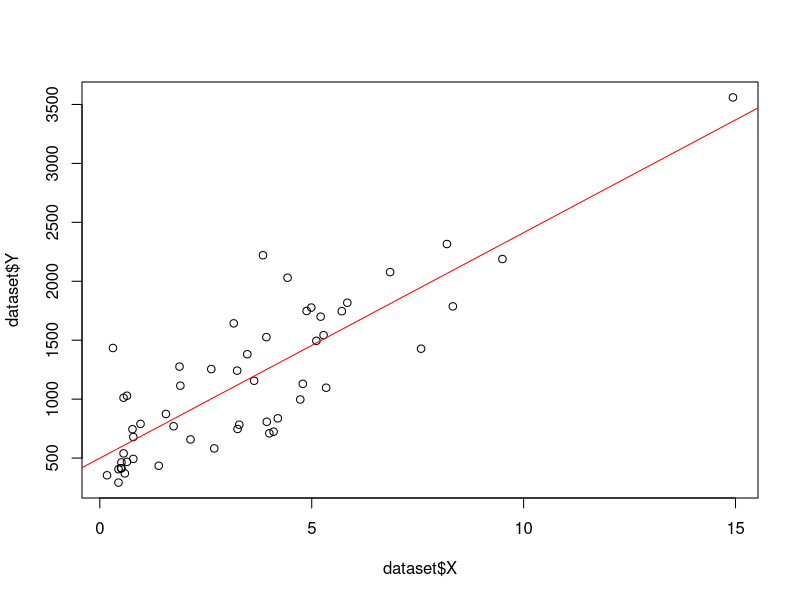

R code for this plot: (Note: this script raises an error after producing the figure.)
#Q1
library(readxl)
dataset <- read_excel("Electricity_Data.xlsx")
View(dataset)


model <- lm(Y~X, data=dataset)

summary(model)

plot(dataset$X, dataset$Y)
abline(model, col='red')

#Q2
dataset <- read_excel("TimeDeliveryData.xlsx")
View(dataset)

model <- lm(Y~X1+X2, data=dataset)
summary(model)

#Q3
res <- model$residuals
hatsigma <- (t(res)%*%res)/(length(res)-3)

ones<-rep(1, length(res))
X<-cbind(ones, dataset$X)
C<-solve(t(X)%*%X)
est.beta <- model$coefficients
t.beta0 <- est.beta[1]/(sqrt(hatsigma*C[1,1]))
t.beta0

t.beta1 <- est.beta[2]/(sqrt(hatsigma*C[2,2]))
t.beta1

#Q4
n <- 5000
Z1 <- rnorm(n, mean = 0, sd = 1)
Z2 <- rnorm(n, mean = 0, sd = 1)
Z3 <- rnorm(n, mean = 0, sd = 1)
W <- Z1^2 + Z2^2 + Z3^2
head(W)

hist(W, breaks = 50, main = "hist of W", xlab = "W", col = "blue")
mean_W <- mean(W)
var_W <- var(W)
cat("Sample mean of W:", mean_W, "\n")
cat("Sample variance of W:", var_W, "\n")

theoretical_mean_W <- 3
theoretical_var_W <- 6

mean_difference <- abs(theoretical_mean_W - mean_W)
variance_difference <- abs(theoretical_var_W - var_W)

cat("Difference between theoretical mean and sample mean:", mean_difference, "\n")
cat("Difference between theoretical variance and sample variance:", variance_difference, "\n")

#Q5
X <- matrix(rnorm(8 * 5), nrow = 8, ncol = 5)
XtX_inv <- solve(t(X) %*% X)
PX <- X %*% XtX_inv %*% t(X)

PX_squared <- PX %*% PX

is_idempotent <- all.equal(PX, PX_squared, tolerance = 1e-10)

cat("Projection matrix P_X:\n")
print(PX)

cat("\nIs P_X idempotent? ", is_idempotent, "\n")


n_samples <- 5000

mu <- rep(0, 8)
I <- diag(8)
Y <- mvrnorm(n_samples, mu, I)

u <- numeric(n_samples)
for (i in 1:n_samples) {
  u[i] <- t(Y[i, ]) %*% PX %*% Y[i, ]
}

cat("First few samples of u:\n")
print(head(u))

hist(u, breaks = 50, main = "Histogram of u", xlab = "u", col = "blue")

sample_mean_u <- mean(u)
sample_var_u <- var(u)
cat("Sample mean of u:", sample_mean_u, "\n")
cat("Sample variance of u:", sample_var_u, "\n")

theoretical_mean_u <- 5
theoretical_var_u <- 10
cat("Theoretical mean of u:", theoretical_mean_u, "\n")
cat("Theoretical variance of u:", theoretical_var_u, "\n")

mean_difference <- abs(theoretical_mean_u - sample_mean_u)
variance_difference <- abs(theoretical_var_u - sample_var_u)

c(theoretical_mean_u, sample_mean_u)
c(theoretical_var_u, sample_var_u)
cat("Difference between theoretical mean and sample mean:", mean_difference, "\n")
cat("Difference between theoretical variance and sample variance:", variance_difference, "\n")

#Q6
# Load necessary libraries
library(MASS)

# Define parameters
n <- 5000
mu <- rep(0, 8)
I8 <- diag(8)
df1 <- 3
df2 <- 5

# Generate Y from N(mu, I8)
Y <- mvrnorm(n, mu, I8)

# Define X1
X1 <- matrix(rnorm(8 * df2), nrow = 8, ncol = df2)

# Compute PX1 and PX2
PX1 <- X1 %*% solve(t(X1) %*% X1) %*% t(X1)
PX2 <- I8 - PX1

# Compute f values
f_values <- apply(Y, 1, function(y) {
  (t(y) %*% PX2 %*% y / df1) / (t(y) %*% PX1 %*% y / df2)
})

# Plot the histogram of f
hist(f_values, breaks = 50, main = "Histogram of F-distribution samples", xlab = "f values")

# Compute sample mean and variance
sample_mean <- mean(f_values)
sample_variance <- var(f_values)

# Compute theoretical mean and variance
theoretical_mean <- df2 / (df2 - 2)
theoretical_variance <- (2 * df2^2 * (df1 + df2 - 2)) / (df1 * (df2 - 2)^2 * (df2 - 4))

# Print results
cat("Sample Mean:", sample_mean, "\n")
cat("Sample Variance:", sample_variance, "\n")
cat("Theoretical Mean:", theoretical_mean, "\n")
cat("Theoretical Variance:", theoretical_variance, "\n")

